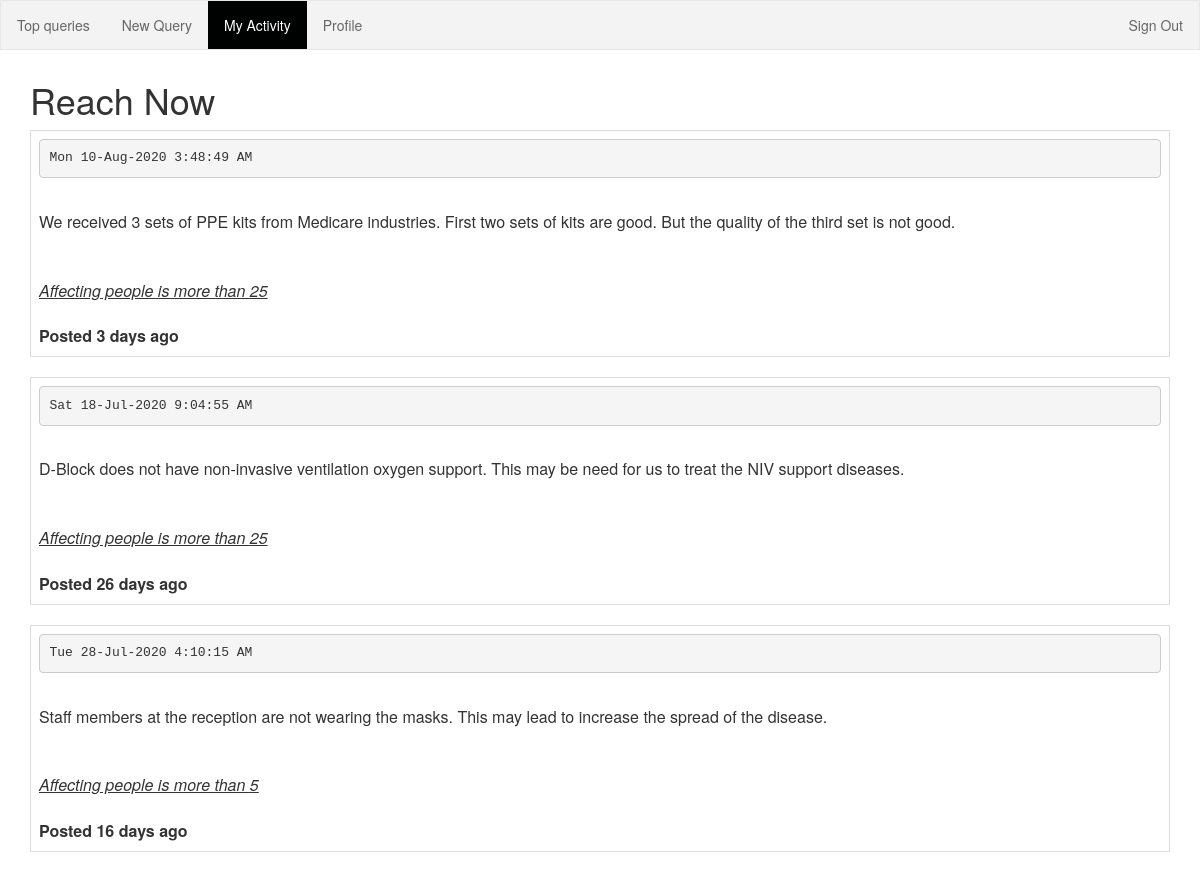
/myactivity.php (signed in), run on the app's committed database.
### tables this page shows
CREATE TABLE new_query (
  queryid int(11) NOT NULL,
  query_description text NOT NULL,
  affecting_people int(11) UNSIGNED NOT NULL,
  user_id int(10) UNSIGNED DEFAULT NULL,
  current_utc_time datetime DEFAULT NULL
);

### session.php (called while the page is built, shortened)
<?php
   include("admin/config.php");
   $user_check = $_SESSION['login_user'];
   $ses_sql = mysqli_query($db,"select username,userid,timezone from users where username = '$user_check' ");
   $row = mysqli_fetch_array($ses_sql,MYSQLI_ASSOC);
   $login_userid = $row['userid'];
?>

### myactivity.php (the view, shortened to what this page needs)
<?php
   include('session.php');
?>
<!DOCTYPE html>
<html>
<head>
<link rel="stylesheet" type="text/css" href="m_css.css">
  <link rel="stylesheet" href="https://maxcdn.bootstrapcdn.com/bootstrap/3.4.1/css/bootstrap.min.css">
</head>
<body>
<ul >
  <li><a  href="top_queries.php">Top queries</a></li>
  <li><a  href="new_query.php">New Query</a></li>
  <li><a class="active" href="myactivity.php">My Activity</a></li>
  <li><a href="profile.php">Profile</a></li>
 <li style=" float: right;"><a href="logout.php" onclick="return confirm('Are you sure to logout?');">Sign Out</a></li>
</ul>
<div class="container">
  <h1>Reach Now</h1>
<?php
  $select_sql = "SELECT query_description, affecting_people, user_id, current_utc_time as utctime, DATE(current_utc_time) as date FROM new_query where user_id = '$login_userid' ORDER BY affecting_people DESC, DATE(current_utc_time) DESC, current_utc_time DESC";
$result = $db->query($select_sql);
if ($result->num_rows > 0) {
  while($row = $result->fetch_assoc()) {
  $utc_time = $row['utctime'];
  $local_time = gmdate_to_mydate($utc_time);
  $ago = ago($local_time);
  echo " <table class='table table-bordered table-hover'>
  <tbody>";
  echo "<tr>";
  echo "<td><pre>" . $local_time . "<br></pre>";
  echo "<br>" . $row['query_description'] . "<br>";
  echo "<br><br><i><u>Affecting people is more than " . $row['affecting_people'] . "</i></u><br>";
  echo "<br><b>" . $ago . "<br></b>";
  echo "</tr>";
echo "</table>";
  }
  }
 else {
 echo "<div class='alert alert-warning'>
         No activities yet!
          </div>";
}
function gmdate_to_mydate($gmdate){
  $timezone=date_default_timezone_get();
  $userTimezone = new DateTimeZone($timezone);
  $gmtTimezone = new DateTimeZone('GMT');
  $myDateTime = new DateTime($gmdate, $gmtTimezone);
  $offset = $userTimezone->getOffset($myDateTime);
  return date("D d-M-Y g:i:s A", strtotime($gmdate)+$offset);
}
function ago($actual_time)
{
$seconds_ago = (time() - strtotime($actual_time));
if ($seconds_ago >= 31536000) {
    return "Posted " . intval($seconds_ago / 31536000) . " years ago";
} elseif ($seconds_ago >= 2419200) {
    return "Posted " . intval($seconds_ago / 2419200) . " months ago";
} elseif ($seconds_ago >= 86400) {
    return "Posted " . intval($seconds_ago / 86400) . " days ago";
} elseif ($seconds_ago >= 3600) {
    return "Posted " . intval($seconds_ago / 3600) . " hours ago";
} elseif ($seconds_ago >= 60) {
    return "Posted " . intval($seconds_ago / 60) . " minutes ago";
} else {
    return "Posted in less than a minute ago";
}
}
?>
</div>
</body>
</html>

### data on the page
new_query: current_utc_time "Mon 10-Aug-2020 3:48:49 AM", query_description "We received 3 sets of PPE kits from Medicare industries. First two sets of kits are good. But the quality of the third set is not good.", affecting_people "25", current_utc_time "Posted 3 days ago"
new_query: current_utc_time "Sat 18-Jul-2020 9:04:55 AM", query_description "D-Block does not have non-invasive ventilation oxygen support. This may be need for us to treat the NIV support diseases.", affecting_people "25", current_utc_time "Posted 26 days ago"
new_query: current_utc_time "Tue 28-Jul-2020 4:10:15 AM", query_description "Staff members at the reception are not wearing the masks. This may lead to increase the spread of the disease.", affecting_people "5", current_utc_time "Posted 16 days ago"
